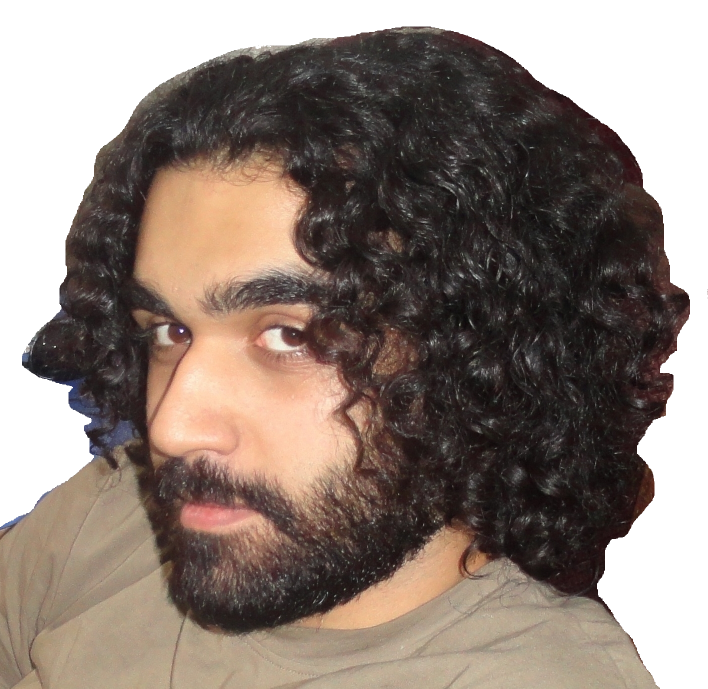
#> input picture ASCII ART/better-face_cutout.png, 1416 x 1377 px, found by its file name (shown at 1/2 size)
$ python generate_hero_ascii.py
#> lines starting #> are read from the running program, lines starting #| are printed output that depends on the picture; after the words box and inside, x2 and y2 are one past the last pixel; in counts of white or black regions, pixels touching at a corner belong together
import os
import numpy as np
from PIL import Image
from scipy.ndimage import binary_erosion, gaussian_filter

input_path = "ASCII ART/better-face_cutout.png"
img = Image.open(input_path).convert("RGBA")
#> img is the input picture: PIL image 1416x1377 RGBA; mean R, G, B, A 79.2, 65.5, 57.4, 193.6
w, h = img.size
#> w = 1416; h = 1377

arr = np.array(img).astype(np.float64)
rgb = arr[:, :, :3]
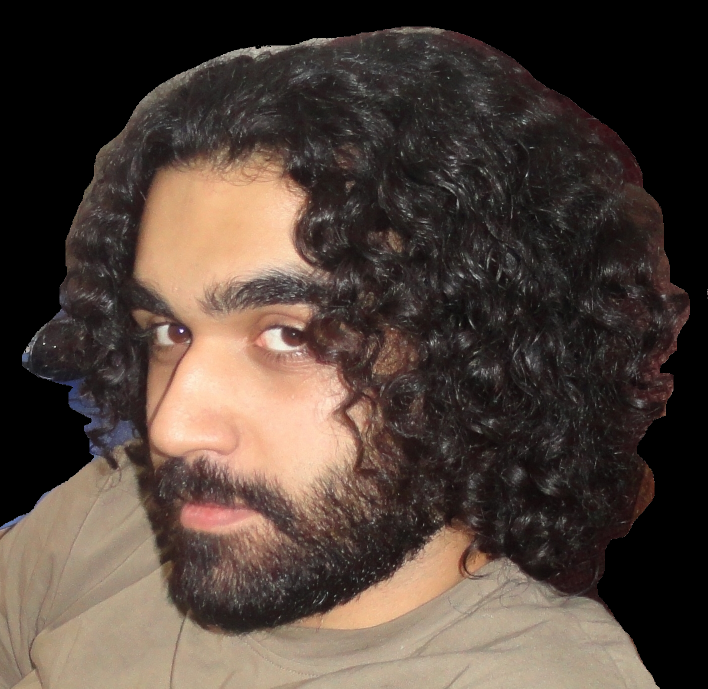
#> rgb: shape (1377, 1416, 3) float64 (shown at 1/2 size); mean R, G, B 79.2, 65.5, 57.4
alpha = (arr[:, :, 3] > 128)
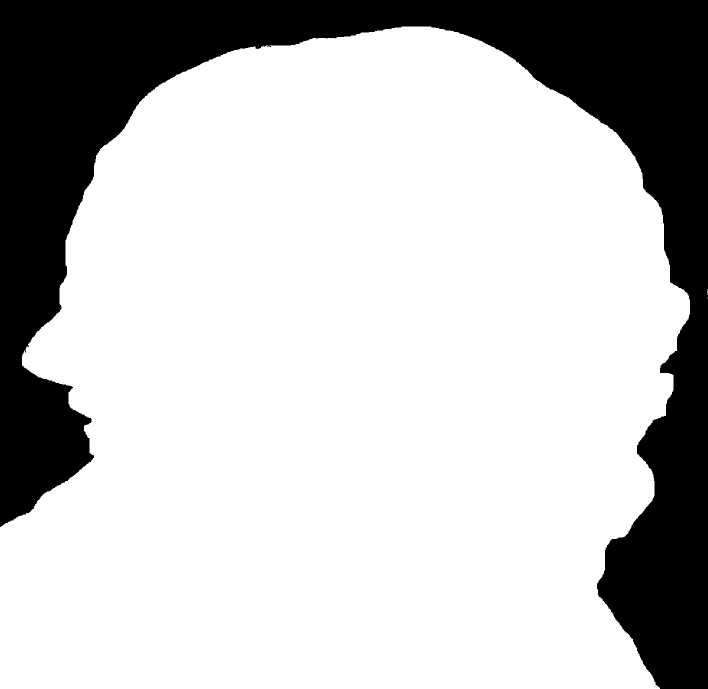
#> alpha: shape (1377, 1416) bool (shown at 1/2 size); 75.9% white; 1 black region, box (x1, y1, x2, y2) and area: (0, 0, 1416, 1377) 469208

# 1. Clean background patches (blue desk, brown chair)
is_blue_desk = (rgb[:, :, 2] > rgb[:, :, 0] + 35) & (rgb[:, :, 2] > 70) & (alpha)
#> is_blue_desk: shape (1377, 1416) bool; 0.09% white; 9 white regions (3 under 20 px), largest, box (x1, y1, x2, y2) and area: (119, 762, 156, 797) 555, (137, 803, 170, 821) 397, (0, 1030, 48, 1058) 308, (168, 841, 191, 861) 195, (179, 884, 191, 915) 147, (44, 709, 56, 721) 111
y_indices, x_indices = np.indices(alpha.shape)
is_chair_patch = (x_indices > 1240) & (y_indices > 650) & (y_indices < 850) & (rgb[:, :, 0] > 90) & (alpha)
#> is_chair_patch: shape (1377, 1416) bool; 0.06% white; 92 white regions (81 under 20 px), largest, box (x1, y1, x2, y2) and area: (1348, 651, 1365, 682) 205, (1271, 798, 1288, 816) 146, (1322, 708, 1337, 729) 125

alpha[is_blue_desk] = False
alpha[is_chair_patch] = False
#> alpha: shape (1377, 1416) bool; 75.8% white; 69 black regions (63 under 20 px), largest, box (x1, y1, x2, y2) and area: (0, 0, 1416, 1377) 471580, (1271, 798, 1288, 816) 146, (1325, 789, 1332, 800) 43, (1309, 742, 1316, 750) 34, (1304, 722, 1309, 729) 27, (1319, 763, 1326, 769) 22

# 2. De-fringe white halo
eroded_alpha = binary_erosion(alpha, iterations=2)
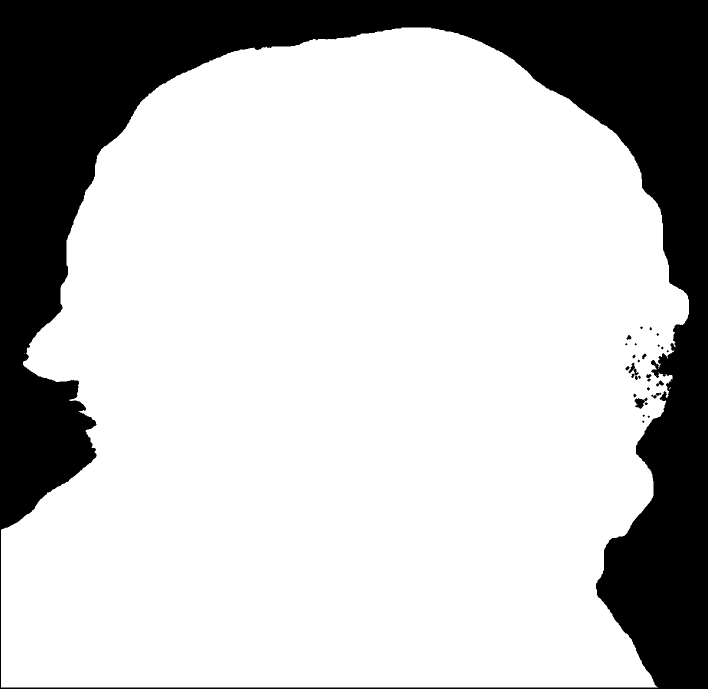
#> eroded_alpha: shape (1377, 1416) bool (shown at 1/2 size); 75.2% white; 28 black regions (11 under 20 px), largest, box (x1, y1, x2, y2) and area: (0, 0, 1416, 1377) 482624, (1269, 795, 1295, 818) 314, (1257, 725, 1278, 760) 262
border_band = alpha & ~binary_erosion(eroded_alpha, iterations=3)
#> border_band: shape (1377, 1416) bool; 1.5% white; 46 white regions (30 under 20 px), largest, box (x1, y1, x2, y2) and area: (0, 53, 1380, 1377) 26373, (1248, 722, 1285, 763) 675, (1264, 784, 1299, 821) 537
brightness = 0.299 * rgb[:, :, 0] + 0.587 * rgb[:, :, 1] + 0.114 * rgb[:, :, 2]
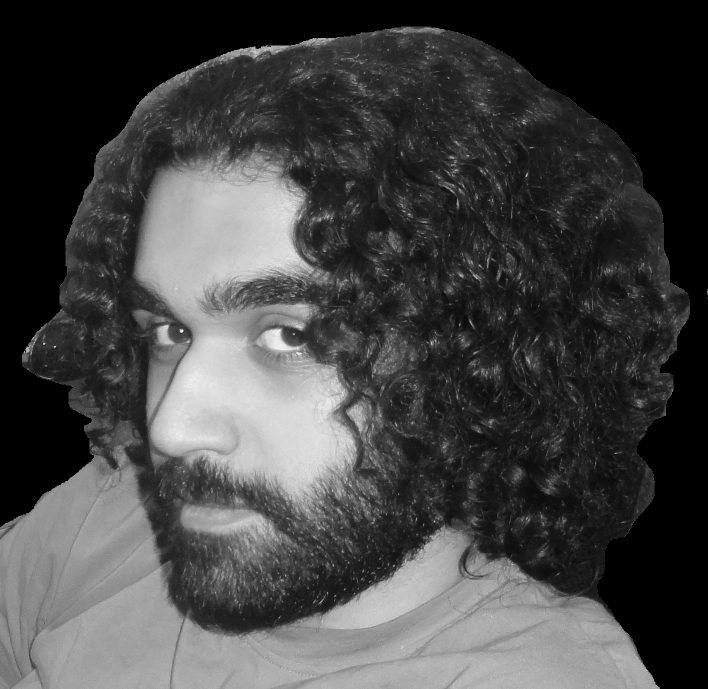
#> brightness: shape (1377, 1416) float64 (shown at 1/2 size); min 0, max 253.7, mean 68.7
is_white_fringe = border_band & (brightness > 115)
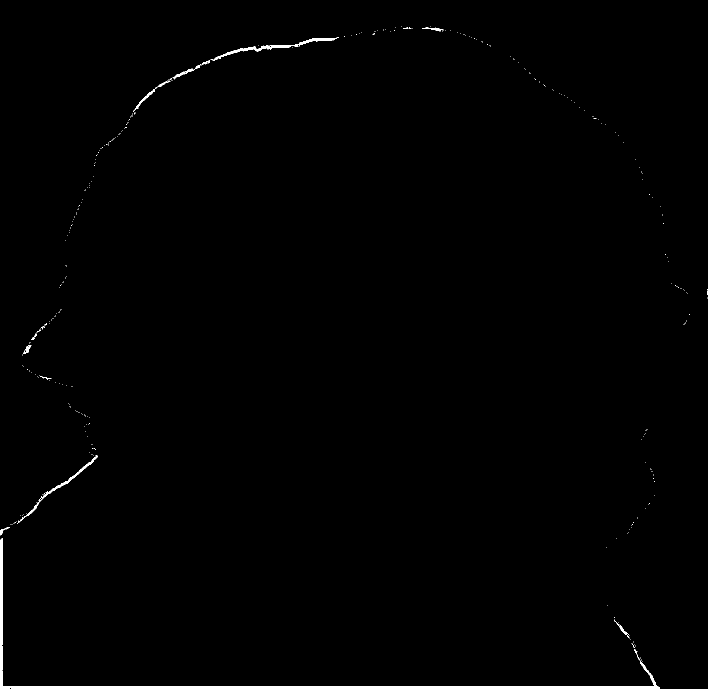
#> is_white_fringe: shape (1377, 1416) bool (shown at 1/2 size); 0.61% white; 276 white regions (262 under 20 px), largest, box (x1, y1, x2, y2) and area: (0, 1076, 1320, 1377) 8311, (427, 74, 678, 122) 1180, (34, 911, 195, 1048) 775
rgb[is_white_fringe] = [30.0, 26.0, 28.0]

smooth_alpha = gaussian_filter(eroded_alpha.astype(np.float64), sigma=1.0)
smooth_alpha = np.clip(smooth_alpha, 0.0, 1.0)

# Site background: #1d2021 = (29, 32, 33)
site_bg = np.array([29.0, 32.0, 33.0])
blended_rgb = rgb * smooth_alpha[:, :, np.newaxis] + site_bg * (1.0 - smooth_alpha[:, :, np.newaxis])
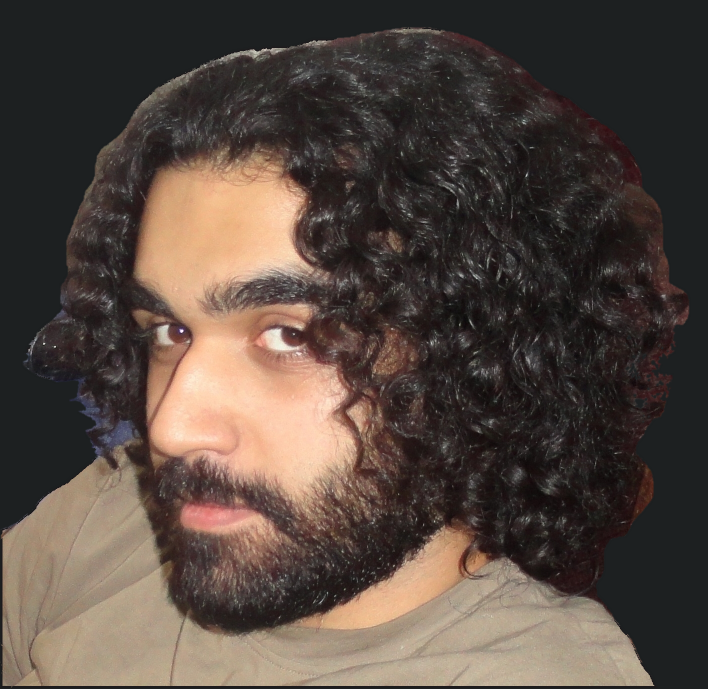
#> blended_rgb: shape (1377, 1416, 3) float64 (shown at 1/2 size); mean R, G, B 85.1, 72.3, 64.5
blended_rgb = np.clip(blended_rgb, 0.0, 255.0).astype(np.uint8)
alpha_out = (smooth_alpha * 255.0).astype(np.uint8)

# Scale for Hero ASCII art: 64 columns wide
term_w = 64
aspect = h / float(w)
#> aspect = 0.972
term_h = int(term_w * aspect)
#> term_h = 62
if term_h % 2 != 0:
    term_h += 1

blended_pil = Image.fromarray(blended_rgb, "RGB")
term_img = blended_pil.resize((term_w, term_h), Image.Resampling.LANCZOS)
term_alpha = Image.fromarray(alpha_out).resize((term_w, term_h), Image.Resampling.BILINEAR)
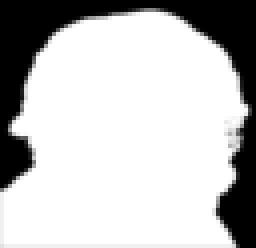
#> term_alpha: PIL image 64x62 L (shown 4 times larger); min 0, max 255, mean 191.8

html_rows = []
for y in range(0, term_h, 2):
    row_spans = []
    for x in range(term_w):
        a1 = term_alpha.getpixel((x, y))
        a2 = term_alpha.getpixel((x, y + 1))

        r1, g1, b1 = term_img.getpixel((x, y))
        r2, g2, b2 = term_img.getpixel((x, y + 1))

        if a1 < 25 and a2 < 25:
            row_spans.append('<span class="ap-bg">&nbsp;</span>')
        elif a1 >= 25 and a2 < 25:
            row_spans.append(f'<span style="color:rgb({r1},{g1},{b1})">▀</span>')
        elif a1 < 25 and a2 >= 25:
            row_spans.append(f'<span style="color:rgb({r2},{g2},{b2})">▄</span>')
        else:
            row_spans.append(f'<span style="color:rgb({r1},{g1},{b1});background:rgb({r2},{g2},{b2})">▀</span>')
    html_rows.append("".join(row_spans))
#> after the loop, html_rows = 31 items

ascii_html = "".join(f'<div class="ap-row">{r}</div>' for r in html_rows)

with open("ASCII ART/hero_ascii.html", "w", encoding="utf-8") as f:
    f.write(ascii_html)

print("Generated ASCII ART/hero_ascii.html! Rows:", len(html_rows), "Cols:", term_w)
#| Generated ASCII ART/hero_ascii.html! Rows: 31 Cols: 64
